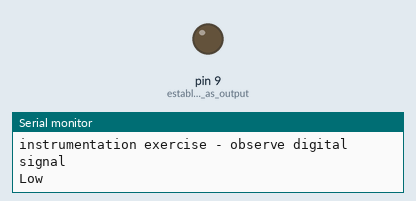
The sketch below on a simulated Arduino Uno, built with avr-gcc and run on an emulated ATmega328P. On the bench: output pins drawn as LEDs (lit = HIGH), the last lines printed to the serial monitor.

Above: at 1.0 s.
At 3.0 s:
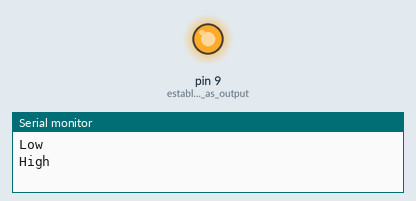
Timing chart, 0 to 5.2 s (numbered marks = the images above):
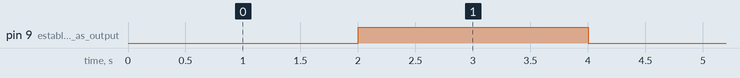

The sketch:

ViewDigitalSignal.ino
```cpp
// instrumentation exercise - observe digital signal

void setup() {
  // put your setup code here, to run once:
  Serial.begin(9600);             // setup serial output
  pinMode(9, OUTPUT);             // establish pin 9 as output
  Serial.println("instrumentation exercise - observe digital signal");

}

void loop() {
  // put your main code here, to run repeatedly:

  digitalWrite(9, LOW);           // set pin 9 to low logic state (near zero volts)
  Serial.println("Low");          // send message to serial monitor
  delay(2000);                    // wait 2 seconds

  digitalWrite(9, HIGH);          // set pin 9 to high logic state (near five volts)
  Serial.println("High");         // send message to serial monitor
  delay(2000);                    // wait 2 seconds
}
```

Measured:
- by itself, pin 9 (establish_pin_9_as_output): alternates HIGH for 2.0 s and LOW for 2.0 s
